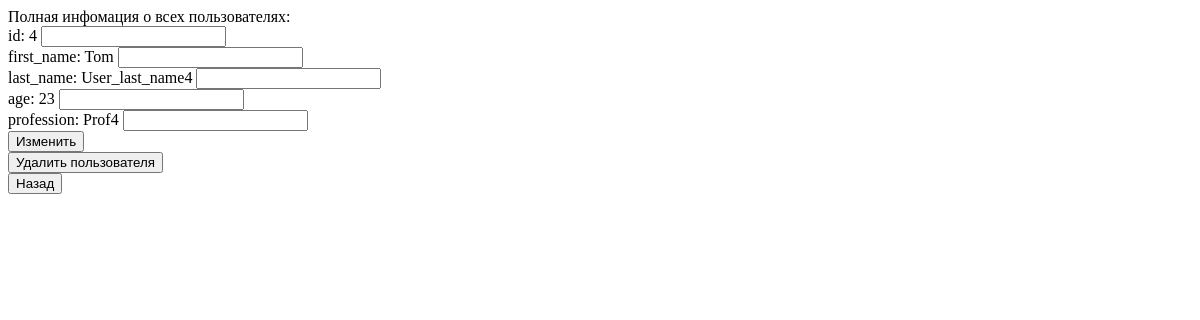
The page /detail/4 on the database as committed earlier.
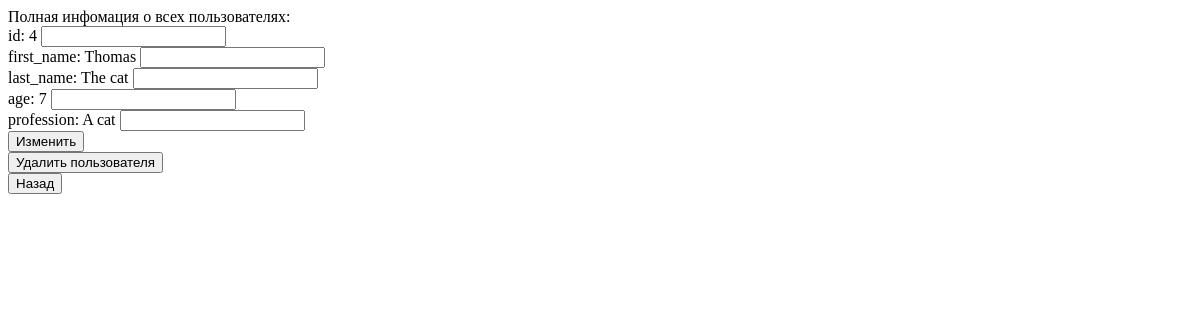
The same page on the database as committed later.
### Task_21_App/models.py (models this page shows)
class Users(models.Model):
    first_name = models.CharField(max_length=25)
    last_name = models.CharField(max_length=25)
    age = models.IntegerField()
    profession = models.CharField(max_length=255)

### Task_21_App/views.py (the view, shortened to what this page needs)
# urls.py: path('detail/<int:user_id>', views.detail, name="detail"),
def detail(request, user_id):
    if request.method == "GET":
        user = Users.objects.filter(id=user_id).all()
        print(user)
        return render(request, 'detail.html', {'user': user})

### Task_21_App/templates/detail.html (shortened to what this page needs)
{% extends "base.html" %}
{% block content %}
<h8>Полная инфомация о всех пользователях:</h8></br>
{% for i in user %}
<form method="POST" action="{% url 'detail' user_id=i.id %}">
    id: {{i.id}} <input type="text" name="Id" ></br>
    first_name: {{i.first_name}} <input type="text" name="Имя" ></br>
    last_name: {{i.last_name}} <input type="text" name="Фамилия" ></br>
    age: {{i.age}} <input type="text" name="Возраст" ></br>
    profession: {{i.profession}} <input type="text" name="Профессия" ></br>
    <input type="submit" value="Изменить"></br>
</form>
<form method="GET" action="{% url 'delete' %}">
    <input type="submit" value="Удалить пользователя">
</form>
<form method="GET" action="{% url 'main' %}">
    <input type="submit" value="Назад">
</form>
{% endfor %}
{% endblock %}

### Task_21_App/templates/base.html (shortened to what this page needs)
<!DOCTYPE html>
<html lang="en">
<head>
</head>
<body>
{% block content %}{% endblock %}
</body>
</html>

Rows that differ between the two databases and show on the page:
changed Users id 4: first_name "Tom" → "Thomas"; last_name "User_last_name4" → "The cat"; age "23" → "7"; profession "Prof4" → "A cat"
